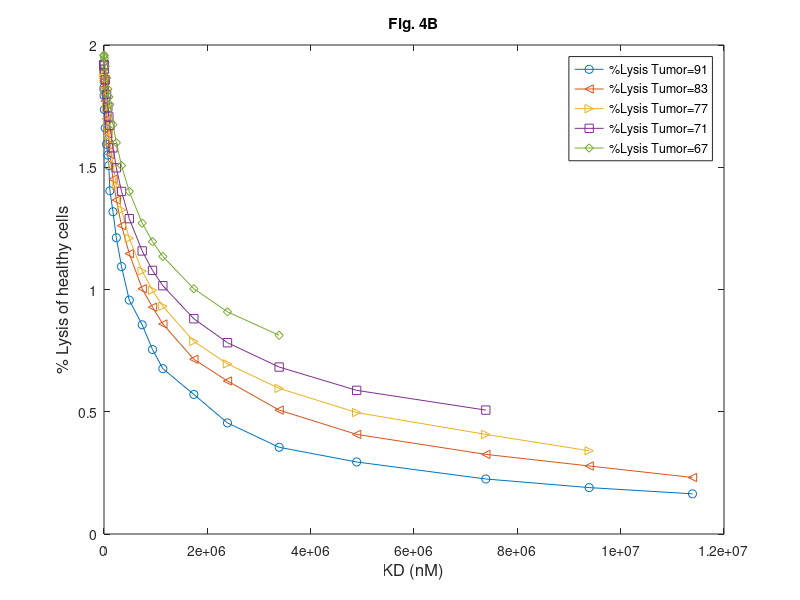

Reproduce this figure in MATLAB.
clear all;
data=[...
11390000 1.459854015 1.702846715 nan	    nan	        nan;
9390000	1.548175182	1.897810219	2.189781022	nan	        nan;
7390000	1.678832117	2.116788321	2.554744526	3.211678832	nan;
4890000	1.97080292	2.554744526	3.138686131	3.868613139	nan;
3390000	2.262773723	3.211678832	3.941605839	4.817518248	6.496350365;
2390000	2.846715328	4.225547445	4.96350365	6.058394161	8.102189781;
1739000	3.722627737	5.182481752	6.131386861	7.591240876	10.0729927;
1139000	4.744525547	7.226277372	8.540145985	10.3649635	13.64963504;
939000	5.683211679	8.467153285	9.927007299	11.97080292	15.69343066;
739000	7.172262774	10.0729927	11.89781022	14.37956204	18.68613139;
489000	9.051094891	14.01459854	16.20437956	19.48905109	25.18248175;
339000	12.40875912	18.24817518	21.16788321	25.18248175	32.11678832;
239000	16.27737226	23.21167883	26.64233577	31.45985401	39.8540146;
173900	20.80291971	28.24817518	32.40875912	37.95620438	47.22627737;
113900	25.32846715	35.69343066	40.2919708	46.86131387	57.08029197;
93900	32.11678832	39.05109489	44.08759124	50.80291971	61.31386861;
73900	35.47445255	43.28467153	48.61313869	55.69343066	65.98540146;
48900	39.27007299	49.9270073	55.62043796	62.84671533	73.35766423;
23900	45.76642336	58.97810219	64.74452555	72.04379562	81.82481752;
7390	54.45255474	67.15328467	72.77372263	79.7080292	88.17518248;
739	    62.04379562	70.00122354 75.62043796	82.18978102	90.00012384;
73.9	65.32846715	71.38686131	76.86131387	83.06569343	90.72992701;
2.39	67.00729927	71.39686131	77.08029197	83.35766423	90.87591241];

clf;
plot(data(:,1),log10(data(:,2)),'-o'); hold on
plot(data(:,1),log10(data(:,3)),'-<'); hold on
plot(data(:,1),log10(data(:,4)),'->'); hold on
plot(data(:,1),log10(data(:,5)),'-square'); hold on
plot(data(:,1),log10(data(:,6)),'-diamond'); hold on
title("Fig. 4B")
xlabel('KD (nM)','Fontsize',12)
ylabel('% Lysis of healthy cells','Fontsize',12)
legend('%Lysis Tumor=91','%Lysis Tumor=83','%Lysis Tumor=77','%Lysis Tumor=71','%Lysis Tumor=67')
